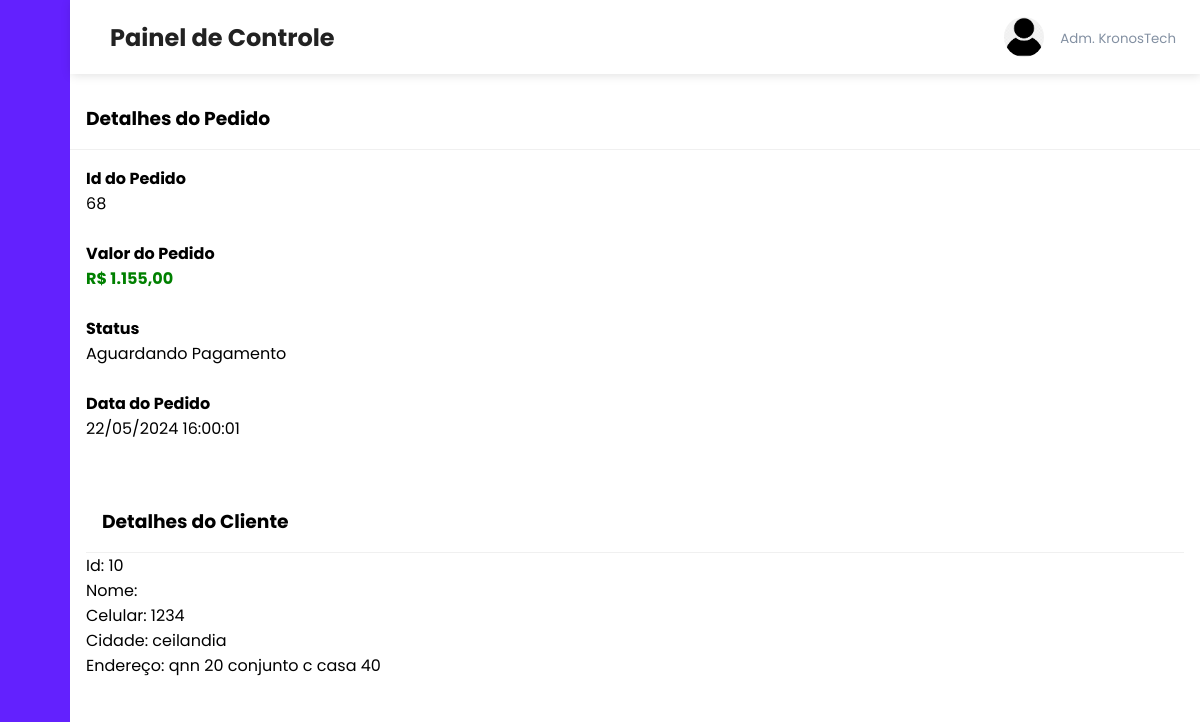
/admin/view_order.php?order_id=68, run on an earlier commit of the app's database.
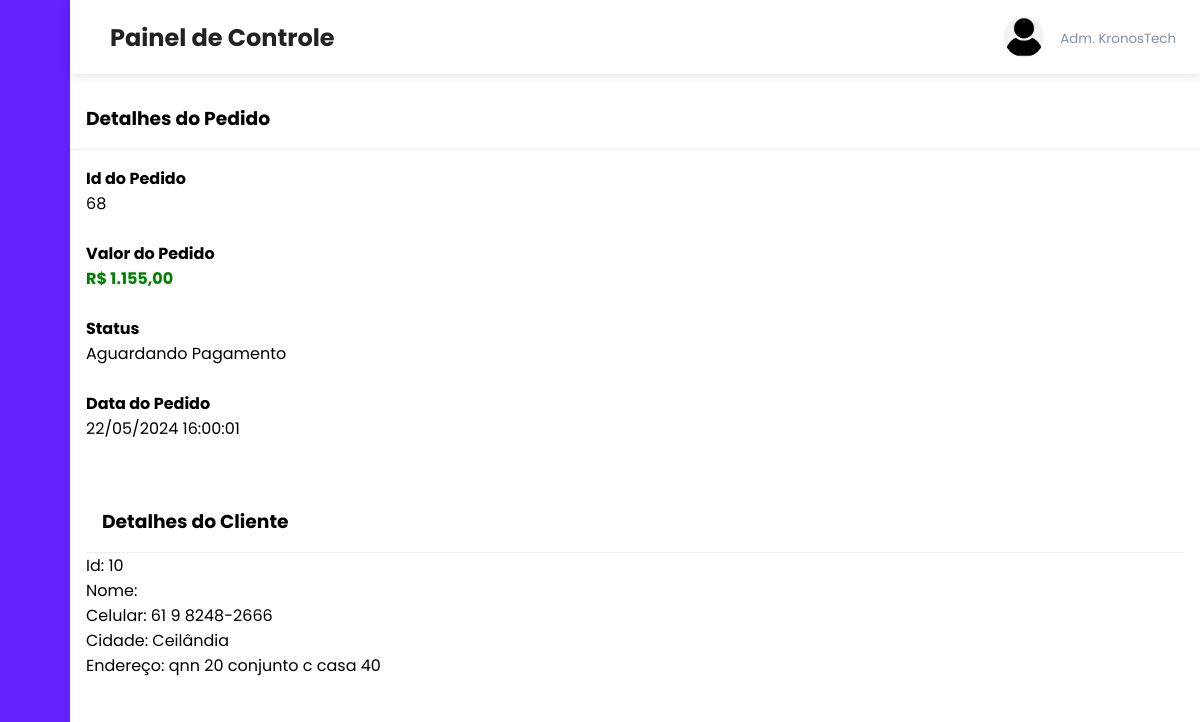
And on a later commit of the database.
### tables this page shows
CREATE TABLE `orders` (
  `order_id` int(11) NOT NULL,
  `order_cost` decimal(6,2) NOT NULL,
  `order_status` varchar(100) NOT NULL DEFAULT 'on_hold',
  `user_id` int(11) NOT NULL,
  `user_phone` text NOT NULL,
  `user_city` varchar(255) NOT NULL,
  `user_address` varchar(255) NOT NULL,
  `order_date` datetime NOT NULL DEFAULT current_timestamp()
);

### admin/view_order.php (the view)
<?php include('header.php'); ?>
<?php
    if (isset($_GET['order_id'])) {
        $order_id = $_GET['order_id'];
        $stmt = $conn->prepare("SELECT * FROM orders WHERE order_id = ?");
        $stmt->bind_param('i', $order_id);
        $stmt->execute();
        $order = $stmt->get_result();
    }
?>
<div class="recent-grid">
    <div class="projects">
        <div class="card">
            <div class="card-header">
                <h3>Detalhes do Pedido</h3>
            </div>
            <div class="card-body">
                <form method="post" action="edit_product.php">
                <?php foreach($order as $r) { ?>
                    <div>
                        <label><strong>Id do Pedido</strong></label>
                        <p><?php echo $r['order_id'];?></p>
                    </div>
                    <br>
                    <div>
                        <label><strong>Valor do Pedido</strong></label>
                        <p style="color: green;"><strong><?php echo 'R$ ' . number_format($r['order_cost'], 2, ',', '.'); ?></strong></p>
                    </div>
                    <br>
                    <div>
                        <label><strong>Status</strong></label> <br>
                        <p><?php echo $r['order_status'];?></p>
                    </div>
                    <br>
                    <div>
                        <label><strong>Data do Pedido</strong></label>
                        <p><?php echo date('d/m/Y H:i:s', strtotime($r['order_date']));?></p>
                    </div>
                    <br>
                    <br>
                    <div class="card-header">
                        <h3>Detalhes do Cliente</h3>
                    </div>
                    <div>
                        <p>Id: <?php echo $r['user_id'];?> </p>
                        <p>Nome: </p>
                        <p>Celular: <?php echo $r['user_phone'];?></p>
                        <p>Cidade: <?php echo $r['user_city'];?></p>
                        <p>Endereço: <?php echo $r['user_address'];?></p>
                    </div>
                <?php } ?>
                </form>
            </div>
        </div>
    </div>
</div>
</body>
</html>

What changed in the data, as far as the page shows it:
changed orders "Aguardando Pagamento": user_phone "1234" → "61 9 8248-2666"; user_city "ceilandia" → "Ceilândia"
